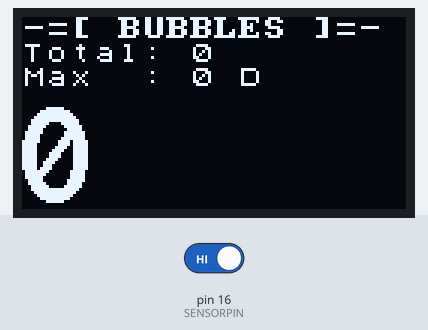
Simulated run of this sketch. Board: Arduino Uno, built with avr-gcc and run on an emulated ATmega328P. On the bench: 128×64 one-colour display. Inputs (shaded band) come from the test bench; at power-on: pin 16 (SENSORPIN) HIGH. What the sketch prints to the serial monitor is not drawn.

Above: at 1.2 s.
1.3 s: pin 16 (SENSORPIN) driven LOW
At 1.61 s:
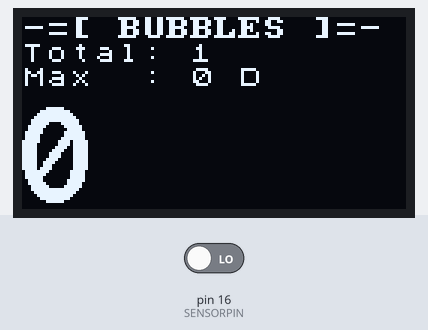
At 2.7 s:
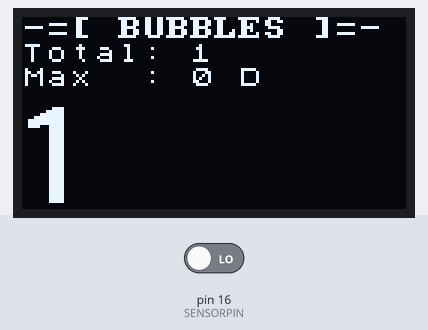
Timing chart, 0 to 4.3 s (numbered marks = the images above; inputs shaded):
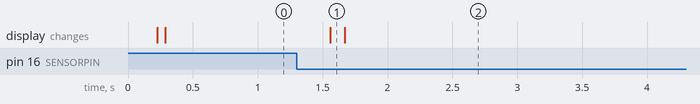

The sketch:

bubblecounter-with-display.ino
```cpp
#include <Arduino.h>
#include <U8x8lib.h>

#ifdef U8X8_HAVE_HW_SPI
#include <SPI.h>
#endif
#ifdef U8X8_HAVE_HW_I2C
#include <Wire.h>
#endif

U8X8_SSD1306_128X64_NONAME_SW_I2C u8x8(/* clock=*/ SCL, /* data=*/ SDA, /* reset=*/ U8X8_PIN_NONE);   // OLEDs without Reset of the Display

unsigned long currentMillis;
long previousMillis = 0;

long bubble = 0;
// Overall total bubble counter
long totalbubble = 0;

//Max counter bubble
long maxBubbleInAHour = 0;
//Interval Time for collect the bubbels in a array
long interval = 60000; //10 secs

//Array for the bubbles
const int bubblearraySize = 60;
int bubbleArray[bubblearraySize];
int counter = 0;

bool rizing = false;

int sensorState = 0, lastState=0;
#define SENSORPIN 16


void setup() {
  Serial.begin(9600);
  // initialize the sensor pin as an input:
  pinMode(SENSORPIN, INPUT);
  digitalWrite(SENSORPIN, HIGH); // turn on the pullup

  u8x8.begin();
  u8x8.clear();
}

void loop() {
  pre();
  SetBubbleInArray();
  GetSumBubbleInHour();
  readBubble();
  writeStatusDisplay();
}

void SetBubbleInArray(){
  currentMillis = millis();
  if(currentMillis - previousMillis >= interval) {
    previousMillis = currentMillis;
    bubbleArray[counter] = bubble;
    if(counter == 10){
      counter = 0;

    }
    else{
      counter++;
      }
      bubble = 0;
      u8x8.setCursor(0,3);
     u8x8.clear();
  }
}

void GetSumBubbleInHour()
{
  int total = 0;
  for ( int i = 0; i < bubblearraySize; ++i )
      total += bubbleArray[ i ];
  Serial.println(total);
  Serial.println(maxBubbleInAHour);
  if(maxBubbleInAHour < total){
    maxBubbleInAHour = total;
    rizing = true;
  }
  else{
    rizing = false;
  }
}

void readBubble(){
  //Read the pullup sensor
  sensorState = digitalRead(SENSORPIN);

  if (!sensorState && lastState) {
    Serial.println("Broken");
    bubble++;
    totalbubble++;
  }
  lastState = sensorState;
}

void writeStatusDisplay(){
  u8x8.setCursor(0,1);
  u8x8.print("Total: ");

  u8x8.print(totalbubble);
  u8x8.setCursor(0,2);
  u8x8.print("Max  : ");
  u8x8.print(maxBubbleInAHour);
  if(rizing){
    u8x8.print(" U");
  }
  else{
    u8x8.print(" D");
  }

  u8x8.setCursor(0,3);
  u8x8.setFont(u8x8_font_inb33_3x6_n);
  u8x8.print(bubble);
}

void pre(void)
{
  u8x8.setFont(u8x8_font_amstrad_cpc_extended_f);
  u8x8.setCursor(0,0);
  u8x8.print("-=[ BUBBLES ]=-");
  u8x8.setFont(u8x8_font_chroma48medium8_r);
  u8x8.setCursor(0,2);
}
```

Measured:
- after the input at 1.3 s, the display: changes after 0.26 s (image 1)
